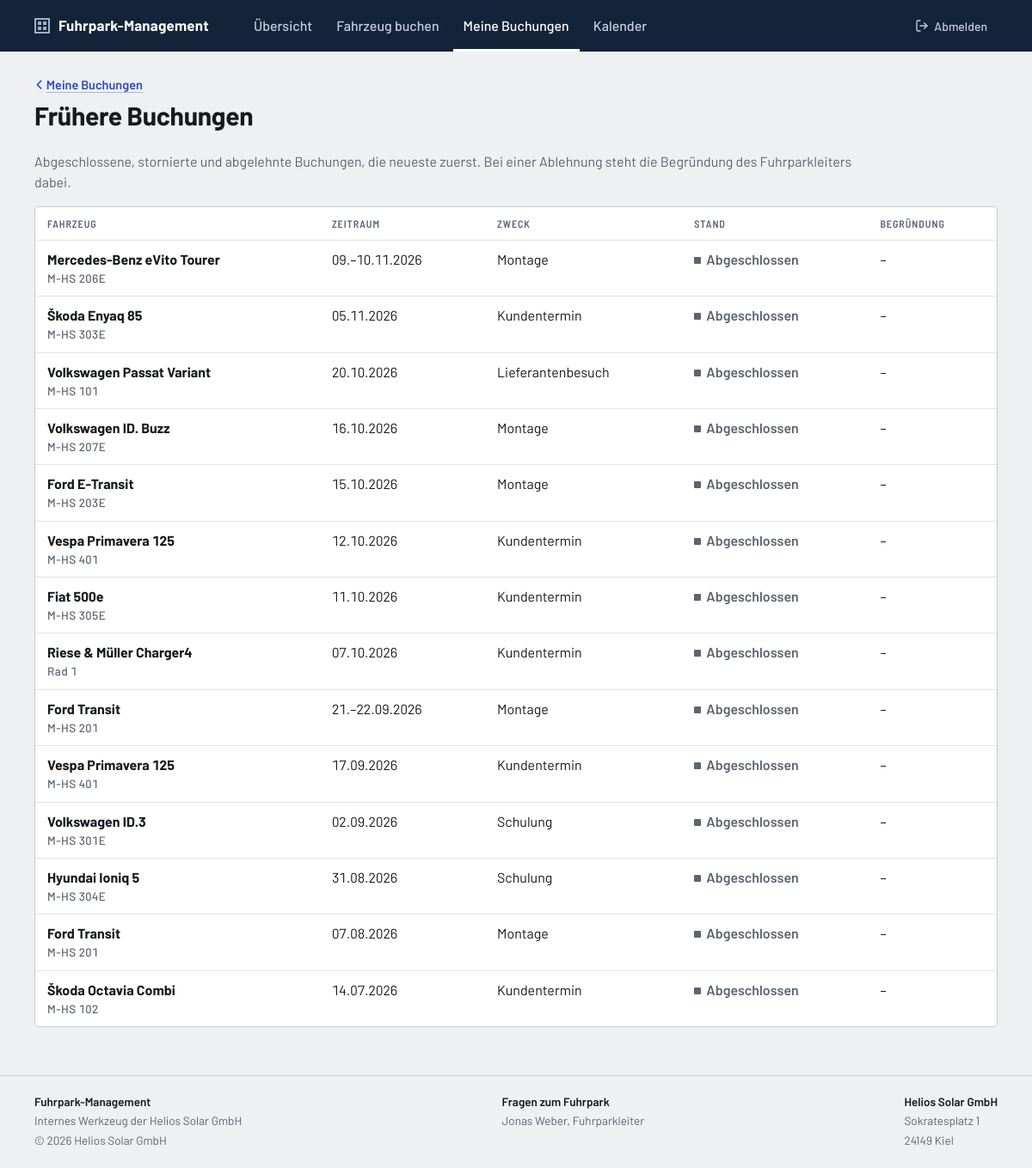
Screenshot of /fruehere-buchungen.php (signed in) with the database file from the repository.
### tables this page shows
CREATE TABLE buchungen (
    id                     INT UNSIGNED     NOT NULL AUTO_INCREMENT,
    fahrzeug_id            INT UNSIGNED     NOT NULL,   
    antragsteller_id       INT UNSIGNED     NOT NULL,   
    fahrer_id              INT UNSIGNED     NOT NULL,   
    start                  DATE             NOT NULL,
    ende                   DATE             NOT NULL,
    zweck_id               TINYINT UNSIGNED NOT NULL,
    personenanzahl         TINYINT UNSIGNED NOT NULL,   
    status_id              TINYINT UNSIGNED NOT NULL DEFAULT 1,  
    beantragt_am           DATETIME         NOT NULL DEFAULT CURRENT_TIMESTAMP,

     
     
    entscheidung_von       INT UNSIGNED     NULL,       
    entscheidung_am        DATETIME         NULL,
    entscheidung_kommentar TEXT             NULL,       
    entscheidung_gelesen_am DATETIME        NULL,       

     
    begonnen_am            DATETIME         NULL,
    km_start               INT UNSIGNED     NULL,       

     
    zurueckgegeben_am      DATETIME         NULL,
    km_ende                INT UNSIGNED     NULL,
    bemerkung              TEXT             NULL,       

    PRIMARY KEY (id),
    KEY idx_buchungen_belegung (fahrzeug_id, start, ende),
    KEY idx_buchungen_status (status_id),
    CONSTRAINT fk_buchungen_fahrzeug                     
        FOREIGN KEY (fahrzeug_id) REFERENCES fahrzeuge (id),
    CONSTRAINT fk_buchungen_antragsteller                
        FOREIGN KEY (antragsteller_id) REFERENCES nutzer (id),
    CONSTRAINT fk_buchungen_fahrer                       
        FOREIGN KEY (fahrer_id) REFERENCES nutzer (id),
    CONSTRAINT fk_buchungen_entscheidung_von             
        FOREIGN KEY (entscheidung_von) REFERENCES nutzer (id),
    CONSTRAINT fk_buchungen_zweck                        
        FOREIGN KEY (zweck_id) REFERENCES zwecke (id),
    CONSTRAINT fk_buchungen_status                       
        FOREIGN KEY (status_id) REFERENCES buchungsstatus (id)
);

CREATE TABLE fahrzeuge (
    id            INT UNSIGNED      NOT NULL AUTO_INCREMENT,
    kennzeichen   VARCHAR(20)       NOT NULL,
    art_id        TINYINT UNSIGNED  NOT NULL,
    typ           VARCHAR(30)       NOT NULL,       
    hersteller    VARCHAR(50)       NOT NULL,
    modell        VARCHAR(50)       NOT NULL,
    baujahr       SMALLINT UNSIGNED NULL,
    bild          VARCHAR(100)      NULL,           
    sitzplaetze   TINYINT UNSIGNED  NOT NULL,
    antrieb_id    TINYINT UNSIGNED  NULL,
    kmstand       INT UNSIGNED      NULL,           
    fuehrerschein VARCHAR(5)        NULL,           
    hu_au         DATE              NULL,           
    geloescht_am  DATETIME          NULL,           
    PRIMARY KEY (id),
    CONSTRAINT fk_fahrzeuge_art                     
        FOREIGN KEY (art_id) REFERENCES fahrzeugarten (id),
    CONSTRAINT fk_fahrzeuge_antrieb                 
        FOREIGN KEY (antrieb_id) REFERENCES antriebe (id)
);

CREATE TABLE zwecke (
    id          TINYINT UNSIGNED NOT NULL,
    bezeichnung VARCHAR(30)      NOT NULL,
    PRIMARY KEY (id)
);

### includes/config.php (called while the page is built, shortened)
<?php
require_once __DIR__ . '/db.php';
require_once __DIR__ . '/functions.php';
spl_autoload_register(function (string $klasse): void {
    $datei = __DIR__ . '/klassen/' . $klasse . '.php';
});

### includes/klassen/CListeBuchungen.php (called while the page is built, shortened)
<?php
class CListeBuchungen
{
    private array $m_Liste = [];
    public function LadenFruehere(int $in_NutzerID): void
    {
        $this->Laden(
            CBuchung::SQL_MIT_NAMEN . ' WHERE (b.antragsteller_id = ? OR b.fahrer_id = ?) AND b.status_id >= ?
             ORDER BY b.start DESC, b.id DESC',
            [$in_NutzerID, $in_NutzerID, STATUS_ABGESCHLOSSEN]
        );
    }
    private function Laden(string $in_SQL, array $in_Parameter): void
    {
        $Statement = db()->prepare($in_SQL);
        $Statement->execute($in_Parameter);
        foreach ($Statement->fetchAll() as $Zeile) {
            $this->m_Liste[] = new CBuchung($Zeile);
        }
    }
    public function GetAlle(): array
    {
        return $this->m_Liste;
    }
}

### includes/klassen/CBuchung.php (called while the page is built, shortened)
<?php
class CBuchung
{
    private int $m_ID;
    private int $m_FahrzeugID;
    private int $m_FahrerID;
    private DateTimeImmutable $m_Start;
    private DateTimeImmutable $m_Ende;
    private int $m_ZweckID;
    private int $m_StatusID;
    private string $m_EntscheidungKommentar;
    public function __construct(array $in_Zeile)
    {
        $this->m_ID               = (int) $in_Zeile['id'];
        $this->m_FahrzeugID       = (int) $in_Zeile['fahrzeug_id'];
        $this->m_FahrerID         = (int) $in_Zeile['fahrer_id'];
        $this->m_Start            = new DateTimeImmutable($in_Zeile['start']);
        $this->m_Ende             = new DateTimeImmutable($in_Zeile['ende']);
        $this->m_ZweckID          = (int) $in_Zeile['zweck_id'];
        $this->m_StatusID         = (int) $in_Zeile['status_id'];
        $this->m_EntscheidungKommentar = $in_Zeile['entscheidung_kommentar'] ?? '';
    }
    public function IstAktiv(): bool
    {
        $Heute = new DateTimeImmutable('today');
        return $this->m_StatusID === STATUS_GENEHMIGT && $this->m_Start <= $Heute && $Heute <= $this->m_Ende;
    }
    public function KannBeginnen(int $in_NutzerID): bool
    {
        return $this->IstAktiv() && $in_NutzerID === $this->m_FahrerID;
    }
    public function GetID(): int
    {
        return $this->m_ID;
    }
    public function GetFahrzeugID(): int
    {
        return $this->m_FahrzeugID;
    }
    public function GetStart(): DateTimeImmutable
    {
        return $this->m_Start;
    }
    public function GetEnde(): DateTimeImmutable
    {
        return $this->m_Ende;
    }
    public function GetZweckID(): int
    {
        return $this->m_ZweckID;
    }
    public function GetStatusID(): int
    {
        return $this->m_StatusID;
    }
    public function GetEntscheidungKommentar(): string
    {
        return $this->m_EntscheidungKommentar;
    }
}

### includes/db.php (called while the page is built, shortened)
<?php
function db(): PDO
{
    static $pdo = null;
    if ($pdo instanceof PDO) {
        return $pdo;
    }
    $dsn = sprintf('mysql:host=%s;dbname=%s;charset=%s', DB_HOST, DB_NAME, DB_CHARSET);
    try {
        $pdo = new PDO($dsn, DB_USER, DB_PASS, [
            PDO::ATTR_ERRMODE            => PDO::ERRMODE_EXCEPTION,
            PDO::ATTR_DEFAULT_FETCH_MODE => PDO::FETCH_ASSOC,
            PDO::ATTR_EMULATE_PREPARES   => false,
        ]);
    } catch (PDOException $e) {
        if (APP_ENV === 'dev') {
            exit(
                'Keine Verbindung zur Datenbank "' . DB_NAME . '": ' . $e->getMessage()
                . '<br>Läuft MySQL in XAMPP, und existiert die Datenbank bereits?'
            );
        }
        exit('Die Anwendung ist derzeit nicht verfügbar.');
    }
    return $pdo;
}

### includes/functions.php (called while the page is built, shortened)
<?php
function e(?string $value): string
{
    return htmlspecialchars($value ?? '', ENT_QUOTES, 'UTF-8');
}
function url(string $path = ''): string
{
    return BASE_URL . '/' . ltrim($path, '/');
}
function aktueller_nutzer(): int
{
    return (int) ($_SESSION['user_id'] ?? 0);
}
function zeitraum_kurz(DateTimeImmutable $von, DateTimeImmutable $bis): string
{
    $heute = new DateTimeImmutable('today');
    $vonText = $von == $heute ? 'heute' : $von->format('d.m.Y');
    $bisText = $bis == $heute ? 'heute' : $bis->format('d.m.Y');
    if ($von == $bis) {
        return $vonText;
    }
    if ($von != $heute && $bis != $heute && $von->format('m.Y') === $bis->format('m.Y')) {
        return $von->format('d.') . '–' . $bisText;
    }
    return $vonText . ' bis ' . $bisText;
}
function buchung_stand(CBuchung $Buchung, int $ich): array
{
    $status = $Buchung->GetStatusID();
    return match ($status) {
        STATUS_OFFEN         => ['Offen', 'gelb'],
        STATUS_GENEHMIGT     => ['Genehmigt', 'gruen'],
        STATUS_ABGELEHNT     => ['Abgelehnt', 'rot'],
        STATUS_ABGESCHLOSSEN => ['Abgeschlossen', 'grau'],
        default              => ['Storniert', 'grau'],
    };
}

### includes/klassen/CFahrzeug.php (called while the page is built, shortened)
<?php
class CFahrzeug
{
    private int $m_ID;
    private string $m_Kennzeichen;
    private string $m_Hersteller;
    private string $m_Modell;
    public function __construct(array $in_Zeile)
    {
        $this->m_ID            = (int) $in_Zeile['id'];
        $this->m_Kennzeichen   = $in_Zeile['kennzeichen'];
        $this->m_Hersteller    = $in_Zeile['hersteller'];
        $this->m_Modell        = $in_Zeile['modell'];
    }
    private static function ZahlOderNull(mixed $in_Wert): ?int
    {
        return $in_Wert !== null ? (int) $in_Wert : null;
    }
    private static function DatumOderNull(?string $in_Wert): ?DateTimeImmutable
    {
        return $in_Wert !== null ? new DateTimeImmutable($in_Wert) : null;
    }
    public static function LoadByID(int $in_ID): ?CFahrzeug
    {
        $Statement = db()->prepare(self::SQL . ' WHERE f.id = ?');
        $Statement->execute([$in_ID]);
        $Zeile = $Statement->fetch();
        return $Zeile !== false ? new CFahrzeug($Zeile) : null;
    }
    public function GetID(): int
    {
        return $this->m_ID;
    }
    public function GetKennzeichen(): string
    {
        return $this->m_Kennzeichen;
    }
    public function GetHersteller(): string
    {
        return $this->m_Hersteller;
    }
    public function GetModell(): string
    {
        return $this->m_Modell;
    }
}

### includes/klassen/CListeSchluessel.php (called while the page is built, shortened)
<?php
class CListeSchluessel
{
    private string $m_Tabelle;
    private array $m_Liste = [];
    private bool $m_ListeGeladen = false;
    public function __construct(string $in_Tabelle)
    {
        $this->m_Tabelle = $in_Tabelle;
    }
    private function Laden(): void
    {
        if ($this->m_ListeGeladen) {
            return;
        }
        $Statement = db()->prepare('SELECT * FROM ' . $this->m_Tabelle . ' ORDER BY id');
        $Statement->execute();
        foreach ($Statement->fetchAll() as $Zeile) {
            $this->m_Liste[] = new CSchluessel((int) $Zeile['id'], $Zeile['bezeichnung'], $Zeile['plural'] ?? null);
        }
        $this->m_ListeGeladen = true;
    }
    public function GetAlle(): array
    {
        $this->Laden();
        return $this->m_Liste;
    }
    public function GetByID(int $in_ID): ?CSchluessel
    {
        foreach ($this->GetAlle() as $Schluessel) {
            if ($Schluessel->GetID() === $in_ID) {
                return $Schluessel;
            }
        }
        return null;
    }
    public function GetBezeichnung(int $in_ID): string
    {
        $Schluessel = $this->GetByID($in_ID);
        return $Schluessel !== null ? $Schluessel->GetBezeichnung() : 'unbekannt';
    }
}

### includes/klassen/CSchluessel.php (called while the page is built, shortened)
<?php
class CSchluessel
{
    private int $m_ID;
    private string $m_Bezeichnung;
    public function __construct(int $in_ID, string $in_Bezeichnung, ?string $in_Plural = null)
    {
        $this->m_ID          = $in_ID;
        $this->m_Bezeichnung = $in_Bezeichnung;
    }
    public function GetID(): int
    {
        return $this->m_ID;
    }
    public function GetBezeichnung(): string
    {
        return $this->m_Bezeichnung;
    }
}

### fruehere-buchungen.php (the view, shortened to what this page needs)
<?php
require_once __DIR__ . '/includes/config.php';
$ich = aktueller_nutzer();
$ListeBuchungen = new CListeBuchungen();
$ListeBuchungen->LadenFruehere($ich);
$Zwecke = new CListeSchluessel('zwecke');
require_once __DIR__ . '/includes/header.php';
?>
<p class="lead">
    Abgeschlossene, stornierte und abgelehnte Buchungen, die neueste zuerst. Bei einer Ablehnung
    steht die Begründung des Fuhrparkleiters dabei.
</p>
<table class="table table--stapel">
    <thead>
        <tr>
            <th>Fahrzeug</th>
            <th>Zeitraum</th>
            <th>Zweck</th>
            <th>Stand</th>
            <th>Begründung</th>
        </tr>
    </thead>
    <tbody>
        <?php foreach ($ListeBuchungen->GetAlle() as $Buchung): ?>
            <?php
            $Fahrzeug = CFahrzeug::LoadByID($Buchung->GetFahrzeugID());
            $marke = buchung_stand($Buchung, $ich);
            ?>
            <tr id="buchung-<?= e((string) $Buchung->GetID()) ?>">
                <td class="table__fahrzeug">
                    <a href="<?= url('fahrzeug.php?id=' . $Fahrzeug->GetID()) ?>"><?= e($Fahrzeug->GetHersteller() . ' ' . $Fahrzeug->GetModell()) ?></a>
                    <span class="table__zusatz"><?= e($Fahrzeug->GetKennzeichen()) ?></span>
                </td>
                <td data-label="Zeitraum">
                    <?= e(zeitraum_kurz($Buchung->GetStart(), $Buchung->GetEnde())) ?>
                </td>
                <td data-label="Zweck"><?= e($Zwecke->GetBezeichnung($Buchung->GetZweckID())) ?></td>
                <td class="table__stand" data-label="Stand"><span class="marke marke--<?= e($marke[1]) ?>"><?= e($marke[0]) ?></span></td>
                <?php if ($Buchung->GetEntscheidungKommentar() !== ''): ?>
                    <td class="table__breit" data-label="Begründung"><?= e($Buchung->GetEntscheidungKommentar()) ?></td>
                <?php else: ?>
                    <td class="table__leer">&ndash;</td>
                <?php endif; ?>
            </tr>
        <?php endforeach; ?>
    </tbody>
</table>
<?php require_once __DIR__ . '/includes/footer.php'; ?>

### assets/css/style.css (style rules this page uses)
:root { --zelle: #13233a; --zelle-hell: #22395a; --zelle-text: #c4cfdf; --alu: #eef0f2; --schild: #ffffff; --linie: #c9ced4; --haar: #e1e4e8; --tinte: #16191d; --grau: #5b6570; --aktion: #2b4bb8; --aktion-dunkel: #223c94; --aktion-flaeche: #e9edf9; --gruen: #1f7a4d; --gelb: #93600f; --rot: #b42318; --gruen-flaeche: #e6f2eb; --gelb-flaeche: #f8efdf; --rot-flaeche: #fbeceb; --rot-meldung: #f0d3d1; --rot-dunkel: #8f1c13; --vergeben: #d9dee4; --vergeben-text: #464e58; --daten: #3c5a85; --schrift: "Barlow", system-ui, sans-serif; --schrift-label: "Barlow Semi Condensed", "Barlow", system-ui, sans-serif; --abstand: 1rem; --radius: 4px; --radius-klein: 3px; --breite: 1320px; }
* { box-sizing: border-box; }
html { scrollbar-color: var(--linie) var(--alu); }
body { display: flex; flex-direction: column; min-height: 100vh; margin: 0; font-family: var(--schrift); font-size: 16px; line-height: 1.5; color: var(--tinte); background: var(--alu); }
a { color: var(--aktion); text-decoration-line: underline; text-decoration-thickness: 1px; text-decoration-color: rgb(43 75 184 / 0.35); text-underline-offset: 0.2em; }
.lead { max-width: 110ch; margin-top: 0; color: var(--grau); }
.marke { font-weight: 600; white-space: nowrap; }
.marke::before { content: ""; display: inline-block; width: 8px; height: 8px; margin-right: 6px; border-radius: 1px; background: currentColor; vertical-align: 1px; }
.marke--grau { color: var(--grau); }
.table { width: 100%; margin-top: var(--abstand); border: 1px solid var(--linie); border-collapse: separate; border-spacing: 0; border-radius: var(--radius); background: var(--schild); font-variant-numeric: tabular-nums; }
.table th, .table td { padding: 10px 14px; border-bottom: 1px solid var(--haar); text-align: left; vertical-align: top; }
.table th { color: var(--grau); font-family: var(--schrift-label); font-size: 12px; font-weight: 600; letter-spacing: 0.08em; text-transform: uppercase; white-space: nowrap; }
.table tr:last-child td { border-bottom: none; }
.table__fahrzeug { font-weight: 700; }
.table__fahrzeug a { color: var(--tinte); text-decoration: none; }
.table__fahrzeug .table__zusatz { font-weight: 500; letter-spacing: 0.03em; white-space: nowrap; }
.table__zusatz { display: block; color: var(--grau); font-size: 0.85rem; }

### rows the page displays
buchungen: fahrzeug.modell "Mercedes-Benz eVito Tourer", fahrzeug.kennzeichen "M-HS 206E", start+ende "09.–10.11.2026", zweck.bezeichnung "Montage", status "Abgeschlossen"
buchungen: fahrzeug.modell "Škoda Enyaq 85", fahrzeug.kennzeichen "M-HS 303E", start+ende "05.11.2026", zweck.bezeichnung "Kundentermin", status "Abgeschlossen"
buchungen: fahrzeug.modell "Volkswagen Passat Variant", fahrzeug.kennzeichen "M-HS 101", start+ende "20.10.2026", zweck.bezeichnung "Lieferantenbesuch", status "Abgeschlossen"
buchungen: fahrzeug.modell "Volkswagen ID. Buzz", fahrzeug.kennzeichen "M-HS 207E", start+ende "16.10.2026", zweck.bezeichnung "Montage", status "Abgeschlossen"
buchungen: fahrzeug.modell "Ford E-Transit", fahrzeug.kennzeichen "M-HS 203E", start+ende "15.10.2026", zweck.bezeichnung "Montage", status "Abgeschlossen"
buchungen: fahrzeug.modell "Vespa Primavera 125", fahrzeug.kennzeichen "M-HS 401", start+ende "12.10.2026", zweck.bezeichnung "Kundentermin", status "Abgeschlossen"
buchungen: fahrzeug.modell "Fiat 500e", fahrzeug.kennzeichen "M-HS 305E", start+ende "11.10.2026", zweck.bezeichnung "Kundentermin", status "Abgeschlossen"
buchungen: fahrzeug.modell "Riese & Müller Charger4", fahrzeug.kennzeichen "Rad 1", start+ende "07.10.2026", zweck.bezeichnung "Kundentermin", status "Abgeschlossen"
buchungen: fahrzeug.modell "Ford Transit", fahrzeug.kennzeichen "M-HS 201", start+ende "21.–22.09.2026", zweck.bezeichnung "Montage", status "Abgeschlossen"
buchungen: fahrzeug.modell "Vespa Primavera 125", fahrzeug.kennzeichen "M-HS 401", start+ende "17.09.2026", zweck.bezeichnung "Kundentermin", status "Abgeschlossen"
buchungen: fahrzeug.modell "Volkswagen ID.3", fahrzeug.kennzeichen "M-HS 301E", start+ende "02.09.2026", zweck.bezeichnung "Schulung", status "Abgeschlossen"
buchungen: fahrzeug.modell "Hyundai Ioniq 5", fahrzeug.kennzeichen "M-HS 304E", start+ende "31.08.2026", zweck.bezeichnung "Schulung", status "Abgeschlossen"
buchungen: fahrzeug.modell "Ford Transit", fahrzeug.kennzeichen "M-HS 201", start+ende "07.08.2026", zweck.bezeichnung "Montage", status "Abgeschlossen"
buchungen: fahrzeug.modell "Škoda Octavia Combi", fahrzeug.kennzeichen "M-HS 102", start+ende "14.07.2026", zweck.bezeichnung "Kundentermin", status "Abgeschlossen"

### other values shown
APP_NAME "Fuhrpark-Management"
$beschriftung "Übersicht"
$beschriftung "Fahrzeug buchen"
$beschriftung "Meine Buchungen"
$beschriftung "Kalender"
$pageZurueck[0] "Meine Buchungen"
$pageTitle "Frühere Buchungen"
FIRMA_NAME "Helios Solar GmbH"
$kontakt "Jonas Weber"
FIRMA_STRASSE "Sokratesplatz 1"
FIRMA_ORT "24149 Kiel"
